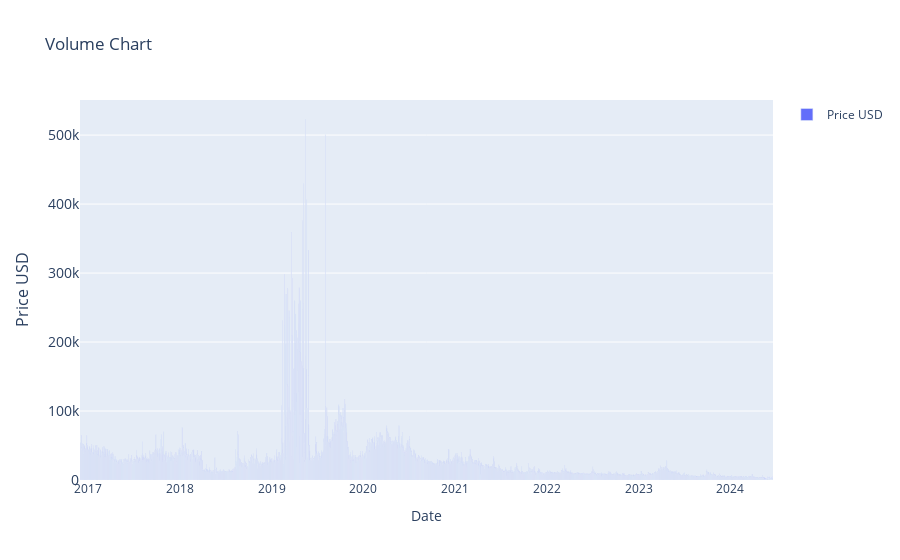

This figure's notebook cell:
### Markdown cell above
### Volume Indicatior (1)

### Code cell
# > Volume Indicatior (1)

import plotly.graph_objects as go
import pandas as pd
from ipywidgets import interact, DatePicker
import numpy as np

# renames current item to df
df = current_item

# Function to update the graph based on the selected date range
def update_graph(start_date, end_date):
    # Filtering the data based on the date range
    mask = (df.index >= pd.to_datetime(start_date)) & (df.index <= pd.to_datetime(end_date))
    filtered_data = df.loc[mask]

    # Creating the plot
    fig = go.Figure()
    fig.add_trace(go.Bar(x=filtered_data.index, y=filtered_data['volume'], name='Price USD'))

    # Formatting
    fig.update_layout(
        title='Volume Chart',
        xaxis_title='Date',
        yaxis_title='Price USD',
        yaxis=dict(
            title='Price USD',
            titlefont_size=16,
            tickfont_size=14,
        ),
        showlegend=True
    )

    fig.show()


# Creating interactive widgets for date selection
start_date_picker = DatePicker(description='Start Date', value=current_item.index[0], disabled=False)
end_date_picker = DatePicker(description='End Date', value=current_item.index[-1], disabled=False)

# Display the interactive widget
interact(update_graph, start_date=start_date_picker, end_date=end_date_picker)

### Figure 1 — Plotly figure (JSON) as saved in the notebook; plotly's stock layout.template omitted (floating-point values rounded to 4 significant figures; data arrays with more than 128 entries replaced by an {"elided": "..."} marker saying what was removed)
{"data": [{"name": "Price USD", "type": "bar", "x": {"elided": "3472 str values"}, "y": {"elided": "3472 int values"}}], "layout": {"showlegend": true, "title": {"text": "Volume Chart"}, "xaxis": {"title": {"text": "Date"}}, "yaxis": {"tickfont": {"size": 14}, "title": {"font": {"size": 16}, "text": "Price USD"}}}}
